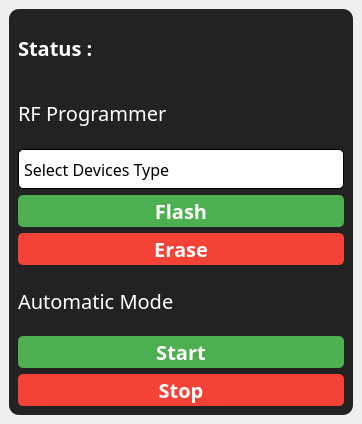
<?xml version="1.0" encoding="UTF-8"?>
<ui version="4.0">
 <class>MainWindow</class>
 <widget class="QMainWindow" name="MainWindow">
  <property name="geometry">
   <rect>
    <x>0</x>
    <y>0</y>
    <width>362</width>
    <height>424</height>
   </rect>
  </property>
  <property name="minimumSize">
   <size>
    <width>362</width>
    <height>424</height>
   </size>
  </property>
  <property name="maximumSize">
   <size>
    <width>362</width>
    <height>424</height>
   </size>
  </property>
  <property name="windowTitle">
   <string>MainWindow</string>
  </property>
  <property name="styleSheet">
   <string notr="true">	font-family: SCG;
	font-size:15pt;</string>
  </property>
  <widget class="QWidget" name="centralwidget">
   <layout class="QGridLayout" name="gridLayout">
    <item row="0" column="0">
     <widget class="QFrame" name="frame_6">
      <property name="minimumSize">
       <size>
        <width>344</width>
        <height>406</height>
       </size>
      </property>
      <property name="maximumSize">
       <size>
        <width>344</width>
        <height>406</height>
       </size>
      </property>
      <property name="styleSheet">
       <string notr="true">background-color:#222222;
border-radius: 10px;
padding: 0px 0px;</string>
      </property>
      <property name="frameShape">
       <enum>QFrame::StyledPanel</enum>
      </property>
      <property name="frameShadow">
       <enum>QFrame::Raised</enum>
      </property>
      <layout class="QGridLayout" name="gridLayout_2">
       <item row="8" column="0">
        <widget class="QPushButton" name="auto_stop_2">
         <property name="font">
          <font>
           <family>SCG</family>
           <pointsize>15</pointsize>
           <weight>75</weight>
           <bold>true</bold>
          </font>
         </property>
         <property name="cursor">
          <cursorShape>PointingHandCursor</cursorShape>
         </property>
         <property name="contextMenuPolicy">
          <enum>Qt::PreventContextMenu</enum>
         </property>
         <property name="styleSheet">
          <string notr="true">QPushButton {
    background-color: #f44336; /* Red */
    color: white;
    border: none;
    border-radius: 5px;
    padding: 2px 2px;
}

QPushButton:hover {
    background-color: #d32f2f; /* Darker Red */
}

QPushButton:pressed {
    background-color: #b71c1c; /* Even Darker Red when pressed */
}</string>
         </property>
         <property name="text">
          <string>Stop</string>
         </property>
         <property name="checkable">
          <bool>true</bool>
         </property>
         <property name="checked">
          <bool>false</bool>
         </property>
         <property name="autoRepeat">
          <bool>false</bool>
         </property>
         <property name="autoExclusive">
          <bool>false</bool>
         </property>
        </widget>
       </item>
       <item row="7" column="0">
        <widget class="QPushButton" name="auto_start">
         <property name="font">
          <font>
           <family>SCG</family>
           <pointsize>15</pointsize>
           <weight>75</weight>
           <bold>true</bold>
          </font>
         </property>
         <property name="cursor">
          <cursorShape>PointingHandCursor</cursorShape>
         </property>
         <property name="contextMenuPolicy">
          <enum>Qt::PreventContextMenu</enum>
         </property>
         <property name="styleSheet">
          <string notr="true">QPushButton {
    background-color: #4CAF50; /* Green */
    color: white;
    border: none;
    border-radius: 5px;
    padding: 2px 2px;
}

QPushButton:hover {
    background-color: #45a049; /* Darker Green */
}

QPushButton:pressed {
    background-color: #357a38; /* Even Darker Green when pressed */
}</string>
         </property>
         <property name="text">
          <string>Start</string>
         </property>
         <property name="checkable">
          <bool>true</bool>
         </property>
         <property name="checked">
          <bool>false</bool>
         </property>
         <property name="autoRepeat">
          <bool>false</bool>
         </property>
         <property name="autoExclusive">
          <bool>false</bool>
         </property>
        </widget>
       </item>
       <item row="1" column="0">
        <widget class="QLabel" name="zdb_status_2">
         <property name="maximumSize">
          <size>
           <width>16777210</width>
           <height>16777210</height>
          </size>
         </property>
         <property name="font">
          <font>
           <family>SCG</family>
           <pointsize>15</pointsize>
           <weight>75</weight>
           <bold>true</bold>
          </font>
         </property>
         <property name="styleSheet">
          <string notr="true">color:white;</string>
         </property>
         <property name="text">
          <string>Status : </string>
         </property>
        </widget>
       </item>
       <item row="5" column="0">
        <widget class="QPushButton" name="zb_erase_btn_3">
         <property name="font">
          <font>
           <family>SCG</family>
           <pointsize>15</pointsize>
           <weight>75</weight>
           <bold>true</bold>
          </font>
         </property>
         <property name="cursor">
          <cursorShape>PointingHandCursor</cursorShape>
         </property>
         <property name="contextMenuPolicy">
          <enum>Qt::PreventContextMenu</enum>
         </property>
         <property name="styleSheet">
          <string notr="true">QPushButton {
    background-color: #f44336; /* Red */
    color: white;
    border: none;
    border-radius: 5px;
    padding: 2px 2px;
}

QPushButton:hover {
    background-color: #d32f2f; /* Darker Red */
}

QPushButton:pressed {
    background-color: #b71c1c; /* Even Darker Red when pressed */
}</string>
         </property>
         <property name="text">
          <string>Erase</string>
         </property>
         <property name="checkable">
          <bool>true</bool>
         </property>
         <property name="checked">
          <bool>false</bool>
         </property>
         <property name="autoRepeat">
          <bool>false</bool>
         </property>
         <property name="autoExclusive">
          <bool>false</bool>
         </property>
        </widget>
       </item>
       <item row="6" column="0">
        <widget class="QLabel" name="label_10">
         <property name="font">
          <font>
           <family>SCG</family>
           <pointsize>15</pointsize>
           <weight>50</weight>
           <bold>false</bold>
           <underline>false</underline>
           <strikeout>false</strikeout>
           <stylestrategy>PreferDefault</stylestrategy>
          </font>
         </property>
         <property name="styleSheet">
          <string notr="true">color:white;
	text-align:center;</string>
         </property>
         <property name="text">
          <string>Automatic Mode</string>
         </property>
        </widget>
       </item>
       <item row="4" column="0">
        <widget class="QPushButton" name="zb_flash_btn_2">
         <property name="font">
          <font>
           <family>SCG</family>
           <pointsize>15</pointsize>
           <weight>75</weight>
           <bold>true</bold>
          </font>
         </property>
         <property name="cursor">
          <cursorShape>PointingHandCursor</cursorShape>
         </property>
         <property name="contextMenuPolicy">
          <enum>Qt::PreventContextMenu</enum>
         </property>
         <property name="styleSheet">
          <string notr="true">QPushButton {
    background-color: #4CAF50; /* Green */
    color: white;
    border: none;
    border-radius: 5px;
    padding: 2px 2px;
}

QPushButton:hover {
    background-color: #45a049; /* Darker Green */
}

QPushButton:pressed {
    background-color: #357a38; /* Even Darker Green when pressed */
}</string>
         </property>
         <property name="text">
          <string>Flash</string>
         </property>
         <property name="checkable">
          <bool>true</bool>
         </property>
         <property name="checked">
          <bool>false</bool>
         </property>
         <property name="autoRepeat">
          <bool>false</bool>
         </property>
         <property name="autoExclusive">
          <bool>false</bool>
         </property>
        </widget>
       </item>
       <item row="2" column="0">
        <widget class="QLabel" name="label_9">
         <property name="font">
          <font>
           <family>SCG</family>
           <pointsize>15</pointsize>
           <weight>50</weight>
           <bold>false</bold>
           <underline>false</underline>
           <strikeout>false</strikeout>
           <stylestrategy>PreferDefault</stylestrategy>
          </font>
         </property>
         <property name="styleSheet">
          <string notr="true">color:white;
	text-align:center;</string>
         </property>
         <property name="text">
          <string>RF Programmer</string>
         </property>
        </widget>
       </item>
       <item row="3" column="0">
        <widget class="QComboBox" name="rf_type_box_3">
         <property name="maximumSize">
          <size>
           <width>16777215</width>
           <height>40</height>
          </size>
         </property>
         <property name="cursor">
          <cursorShape>PointingHandCursor</cursorShape>
         </property>
         <property name="styleSheet">
          <string notr="true">QComboBox{	
	background-color:white;
	border-radius: 5px;
	border:1px solid black;
	padding-left:5px;
	font-size:12pt;
}
QComboBox::drop-down{
	border:0px
}

QComboBox::down-arrow {
	image:url(:/newPrefix/assets/arrow-down-sign-to-navigate.png);
	width:15px;	
	heigth:15px;
	margin-right:15px;
}
QComboBox:on{
	border:4px solid #c2dbfe;
}

QComboBox QListView{
	background-color:white;
	border-radius: 5px;
}

QComboBox QListView::item{
	padding-left:10px;
    border:1px solid rgba(0,0,0,10%);
	background-color:#fff;
    outline:0px;
}
</string>
         </property>
         <item>
          <property name="text">
           <string>Select Devices Type</string>
          </property>
         </item>
         <item>
          <property name="text">
           <string>Coordinator</string>
          </property>
         </item>
         <item>
          <property name="text">
           <string>Router</string>
          </property>
         </item>
        </widget>
       </item>
      </layout>
     </widget>
    </item>
   </layout>
  </widget>
 </widget>
 <resources>
  <include location="../../../SDE-Inspection/sde.qrc"/>
 </resources>
 <connections/>
</ui>
